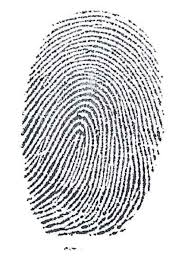
#> input picture sample_data/finger2.jpeg, 194 x 260 px
$ python -i preprocessing.py   (imports and definitions only)
#> lines starting #> are read from the running program, lines starting #| are printed output that depends on the picture; after the words box and inside, x2 and y2 are one past the last pixel; in counts of white or black regions, pixels touching at a corner belong together
import cv2
import numpy as np

class FingerprintPreprocessor:
    def __init__(self):
        pass

    def load_image(self, image_path):
        """Load fingerprint image"""
#> called with image_path = '../sample_data/finger2.jpeg'
        image = cv2.imread(image_path)
#> image is the input picture: shape (260, 194, 3); mean B, G, R 215.7, 214, 213.7
        if image is None:
            raise ValueError(f"Could not load image from {image_path}")
        return image

    def convert_to_grayscale(self, image):
        """Convert image to grayscale"""
        return cv2.cvtColor(image, cv2.COLOR_BGR2GRAY)

    def apply_histogram_equalization(self, image):
        """Apply histogram equalization for contrast enhancement"""
        return cv2.equalizeHist(image)
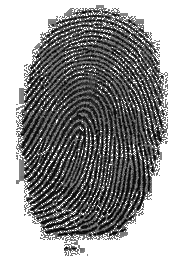
#> returned value: shape (260, 194); min 0, max 255, mean 156.4

    def apply_gaussian_blur(self, image, kernel_size=(5, 5), sigma=1.5):
        """Apply Gaussian blur for noise reduction"""
#> called with kernel_size = (5, 5), sigma = 1.5
        return cv2.GaussianBlur(image, kernel_size, sigma)
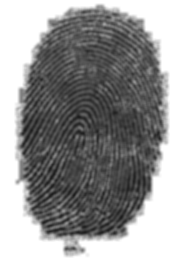
#> returned value: shape (260, 194); min 30, max 255, mean 156.4

    def binarize_image(self, image, threshold=127):
        """Binarize the image using thresholding"""
#> called with threshold = 127
        _, binary = cv2.threshold(image, threshold, 255, cv2.THRESH_BINARY)
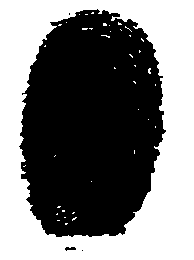
#> binary: shape (260, 194); 47.8% white; 40 white regions (39 under 20 px), largest, box (x1, y1, x2, y2) and area: (0, 0, 194, 260) 23920
        return binary

    def preprocess(self, image_path):
        """Complete preprocessing pipeline"""
        image = self.load_image(image_path)
        gray = self.convert_to_grayscale(image)
        equalized = self.apply_histogram_equalization(gray)
        blurred = self.apply_gaussian_blur(equalized)
        binary = self.binarize_image(blurred)

        return {
            'original': image,
            'grayscale': gray,
            'equalized': equalized,
            'blurred': blurred,
            'binary': binary
        }

>>> result = FingerprintPreprocessor().preprocess('../sample_data/finger2.jpeg')
#> result = 5 items

$ run again, on sample_data/finger4.jpg
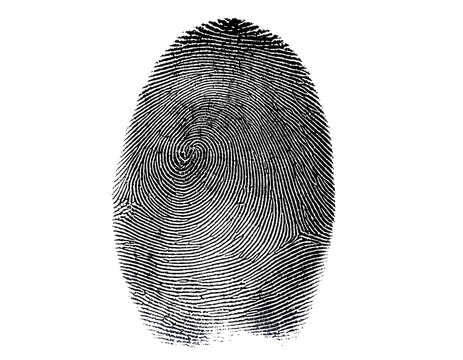
#> input picture sample_data/finger4.jpg, 463 x 360 px
#> in load_image, image is the input picture: shape (360, 463, 3); mean B, G, R 205.7, 205.5, 205.5
#> in apply_gaussian_blur, `return cv2.GaussianBlur(image, kernel_size, sigma)`:
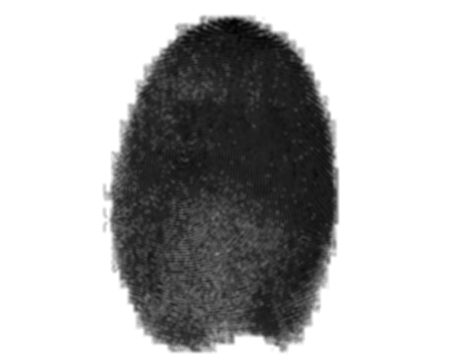
#> returned value: shape (360, 463); min 3, max 255, mean 179.5
#> in binarize_image, `_, binary = cv2.threshold(image, threshold, 255, cv2.THRESH_BINARY)`:
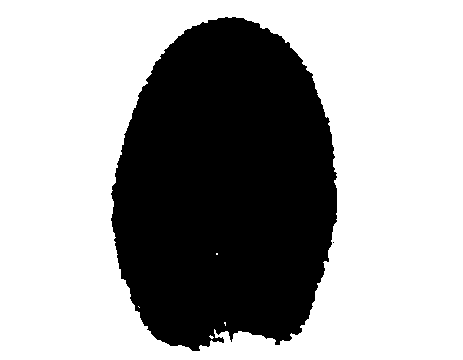
#> binary: shape (360, 463); 64.5% white; 2 black regions (1 under 20 px), largest, box (x1, y1, x2, y2) and area: (111, 17, 337, 351) 59195
#> result = 5 items
